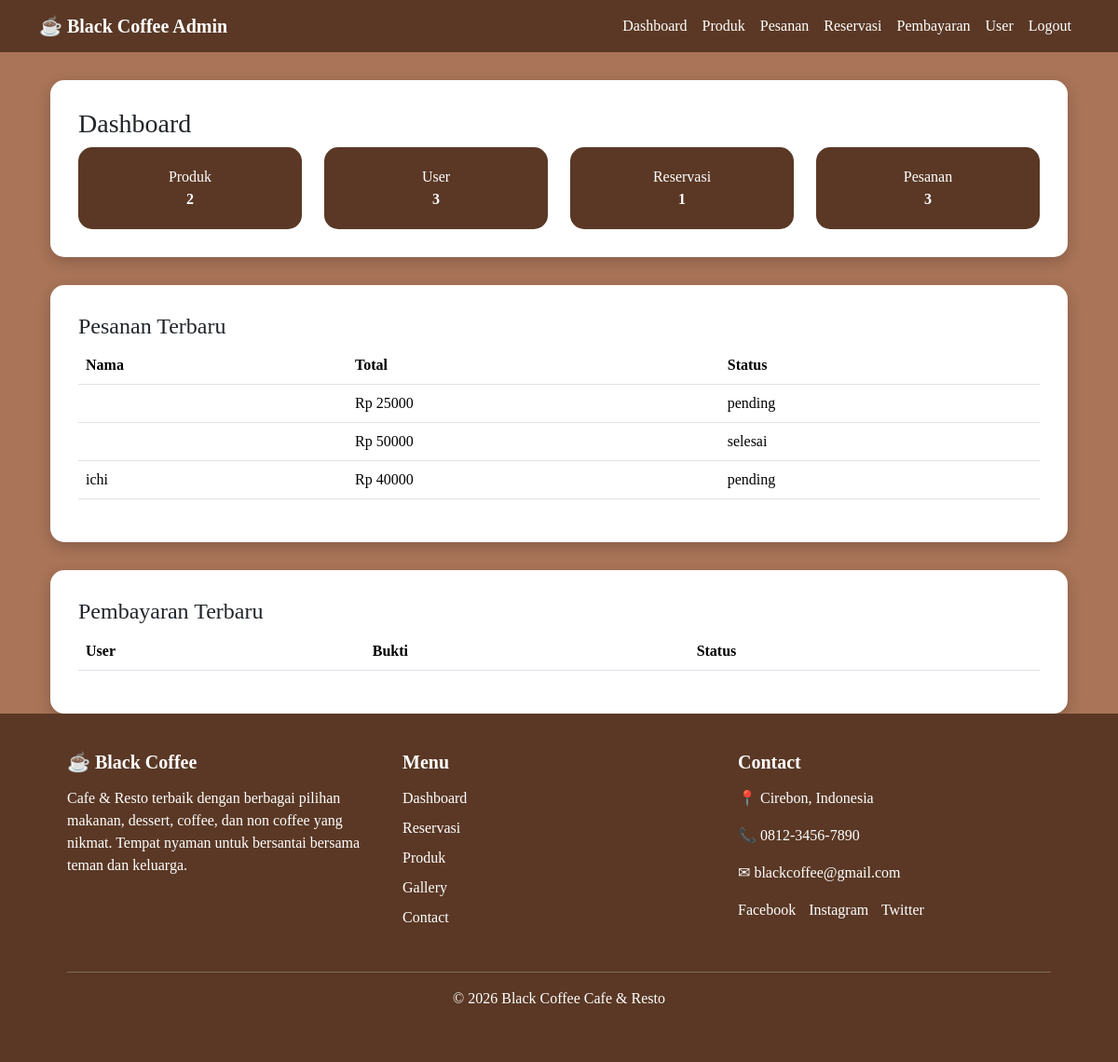
/admin/index.php (signed in), run on an earlier commit of the app's database.
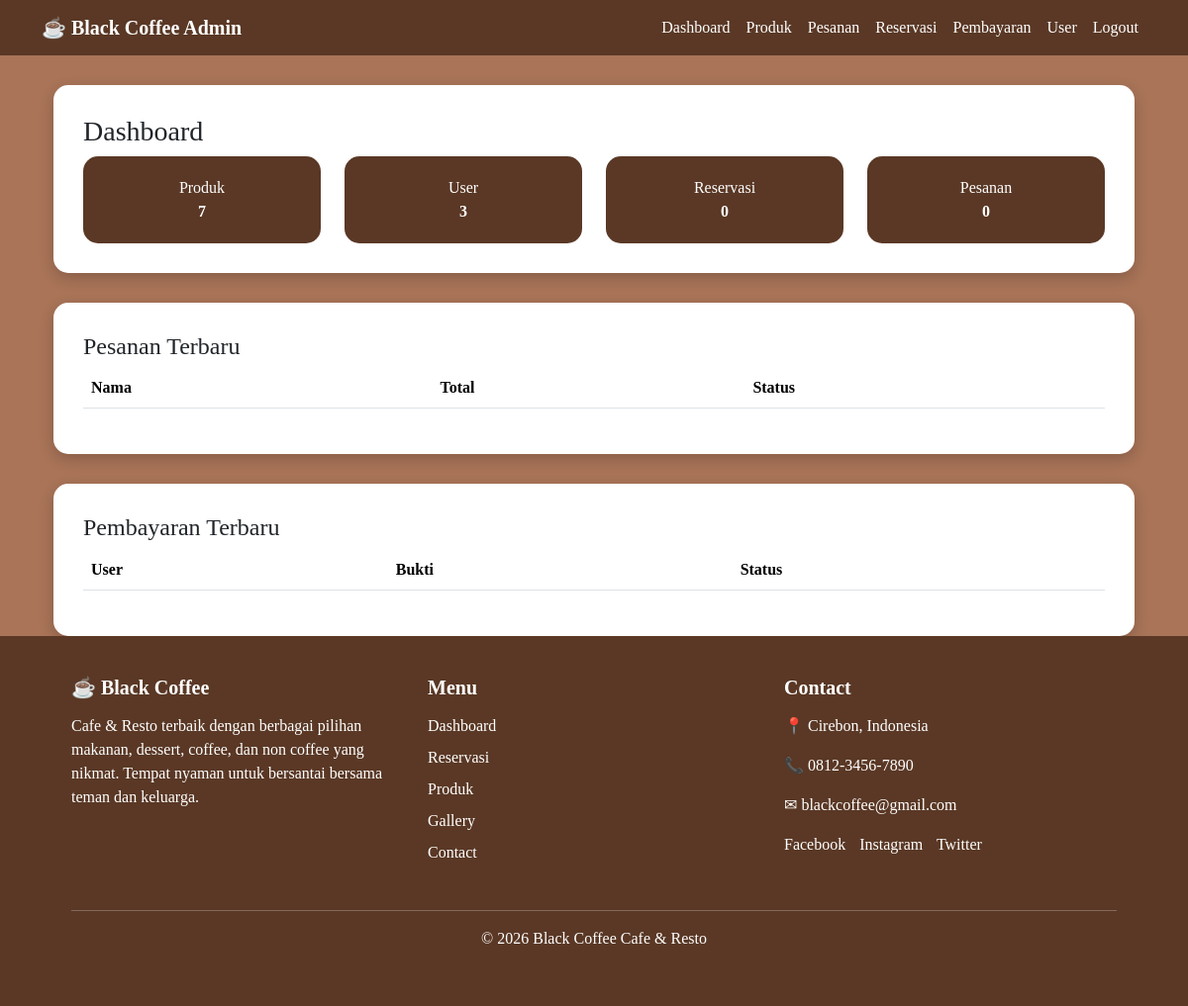
And on a later commit of the database.
### tables this page shows
CREATE TABLE `pesanan` (
  `id` int(11) NOT NULL,
  `nama_pemesan` varchar(100) DEFAULT NULL,
  `total` int(11) DEFAULT NULL,
  `status` varchar(50) DEFAULT NULL,
  `tanggal` timestamp NOT NULL DEFAULT current_timestamp()
);

### admin/index.php (called while the page is built, shortened)
<?php
include "dashboard.php";
?>

### admin/home.php (the view, shortened to what this page needs)
<div class="container">
    <div class="container-box">
        <h3>Dashboard</h3>
        <div class="row">
            <div class="col-md-3"><div class="stat-card">Produk<br><b><?= $total_produk ?></b></div></div>
            <div class="col-md-3"><div class="stat-card">User<br><b><?= $total_user ?></b></div></div>
            <div class="col-md-3"><div class="stat-card">Reservasi<br><b><?= $total_reservasi ?></b></div></div>
            <div class="col-md-3"><div class="stat-card">Pesanan<br><b><?= $total_pesanan ?></b></div></div>
        </div>
    </div>
    <div class="container-box">
        <h4>Pesanan Terbaru</h4>
        <table class="table">
            <tr><th>Nama</th><th>Total</th><th>Status</th></tr>
            <?php while($p = mysqli_fetch_assoc($pesanan)){ ?>
            <tr>
                <td><?= $p['nama'] ?></td>
                <td>Rp <?= $p['total'] ?></td>
                <td><?= $p['status'] ?></td>
            </tr>
            <?php } ?>
        </table>
    </div>
    <div class="container-box">
        <h4>Pembayaran Terbaru</h4>
        <table class="table">
            <tr><th>User</th><th>Bukti</th><th>Status</th></tr>
        </table>
    </div>
</div>

### admin/dashboard.php (shortened to what this page needs)
<?php
include "../koneksi.php";
$total_produk = mysqli_num_rows(mysqli_query($conn, "SELECT * FROM produk"));
$total_user = mysqli_num_rows(mysqli_query($conn, "SELECT * FROM users"));
$total_reservasi = mysqli_num_rows(mysqli_query($conn, "SELECT * FROM reservasi"));
$total_pesanan = mysqli_num_rows(mysqli_query($conn, "SELECT * FROM pesanan"));
$pesanan = mysqli_query($conn, "SELECT * FROM pesanan ORDER BY id DESC LIMIT 5");
?>
<!DOCTYPE html>
<html>
<head>
    <link rel="stylesheet" href="https://cdn.jsdelivr.net/npm/bootstrap@5.3.2/dist/css/bootstrap.min.css">
</head>
<body>
<nav class="navbar navbar-expand-lg">
    <div class="container">
        <a class="navbar-brand">☕ Black Coffee Admin</a>
        <ul class="navbar-nav ms-auto">
            <li class="nav-item"><a class="nav-link" href="index.php">Dashboard</a></li>
            <li class="nav-item"><a class="nav-link" href="index.php?menu=produk">Produk</a></li>
            <li class="nav-item"><a class="nav-link" href="index.php?menu=pesanan">Pesanan</a></li>
            <li class="nav-item"><a class="nav-link" href="index.php?menu=reservasi">Reservasi</a></li>
            <li class="nav-item"><a class="nav-link" href="index.php?menu=pembayaran">Pembayaran</a></li>
            <li class="nav-item"><a class="nav-link" href="index.php?menu=user">User</a></li>
            <li class="nav-item"><a class="nav-link" href="../logout.php">Logout</a></li>
        </ul>
    </div>
</nav>
<div class="container">
    <?php include "menu.php"; ?>
</div>
<?php include "footer.php"; ?>
</body>
</html>

### admin/menu.php
<?php
if(isset($_GET['menu'])){
  $menu=$_GET['menu'];
}
else{
  $menu="";
}
if($menu=="produk"){
  include "produk.php";
}
else if($menu=="user"){
  include "user.php";
}
else if($menu=="edit_produk"){
  include "edit_produk.php";
}
else if($menu=="hapus_produk"){
  include "hapus_produk.php";
}
else if($menu=="tambah_produk"){
  include "tambah_produk.php";
}
else if($menu=="update_produk"){
  include "update_produk.php";
}
else if($menu=="tambah_user"){
  include "tambah_user.php";
}
else if($menu=="edit_user"){
  include "edit_user.php";
}
else if($menu=="hapus_user"){
  include "hapus_user.php";
}
else if($menu=="reservasi"){
  include "reservasi.php";
}
else if($menu=="kategori"){
  include "kategori.php";
}
else if($menu=="tambah_kategori"){
  include "tambah_kategori.php";
}
else if($menu=="pesanan"){
  include "pesanan.php";
}
else if($menu=="pembayaran"){
  include "pembayaran.php";
}
else{
  include "home.php";
}
?>

### admin/footer.php (shortened to what this page needs)
<footer class="footer">
<div class="container">
<div class="row">
<div class="col">
<h3 class="footer-title">☕ Black Coffee</h3>
<p>
Cafe & Resto terbaik dengan berbagai pilihan makanan,
dessert, coffee, dan non coffee yang nikmat.
Tempat nyaman untuk bersantai bersama teman dan keluarga.
</p>
</div>
<div class="col">
<h3 class="footer-title">Menu</h3>
<ul class="footer-menu">
<li><a href="index.php">Dashboard</a></li>
<li><a href="reservasi.php">Reservasi</a></li>
<li><a href="produk.php">Produk</a></li>
<li><a href="gallery.php">Gallery</a></li>
<li><a href="contact.php">Contact</a></li>
</ul>
</div>
<div class="col">
<h3 class="footer-title">Contact</h3>
<p>📍 Cirebon, Indonesia</p>
<p>📞 0812-3456-7890</p>
<p>✉ blackcoffee@gmail.com</p>
<div class="social">
<a href="#">Facebook</a>
<a href="#">Instagram</a>
<a href="#">Twitter</a>
</div>
</div>
</div>
<hr>
<div class="footer-bottom">
<p>© 2026 Black Coffee Cafe & Resto</p>
</div>
</div>
</footer>

### admin/dashboard.php (style rules this page uses)
body { background:#a97458;font-family:Poppins; }
.navbar { background:#5a3825; }
.navbar-brand { color:white;font-weight:bold; }
.nav-link { color:white !important; }
.container-box { background:white;padding:30px;margin-top:30px;border-radius:15px;box-shadow:0 5px 15px rgba(0,0,0,0.2); }
.stat-card { background:#5a3825;color:white;padding:20px;border-radius:15px;text-align:center; }

### admin/footer.php (style rules this page uses)
.footer { background:#5a3825; color:white; padding:40px 0; font-family:Poppins; }
.footer .container { width:90%; margin:auto; }
.footer .row { display:flex; flex-wrap:wrap; justify-content:space-between; }
.footer .col { width:30%; }
.footer-title { margin-bottom:15px; font-weight:bold; font-size:20px; }
.footer-menu { list-style:none; padding:0; }
.footer-menu li { margin-bottom:8px; }
.footer-menu a { text-decoration:none; color:white; }
.social a { color:white; text-decoration:none; margin-right:10px; }
.footer hr { margin-top:30px; border-color:#fff; }
.footer-bottom { text-align:center; margin-top:15px; }

What changed in the data, as far as the page shows it:
removed pesanan: total "25000", status "pending"
removed pesanan: total "50000", status "selesai"
removed pesanan: nama "ichi", total "40000", status "pending"
Also different on the page:
$total_produk: "2" → "7"
$total_reservasi: "1" → "0"
$total_pesanan: "3" → "0"
